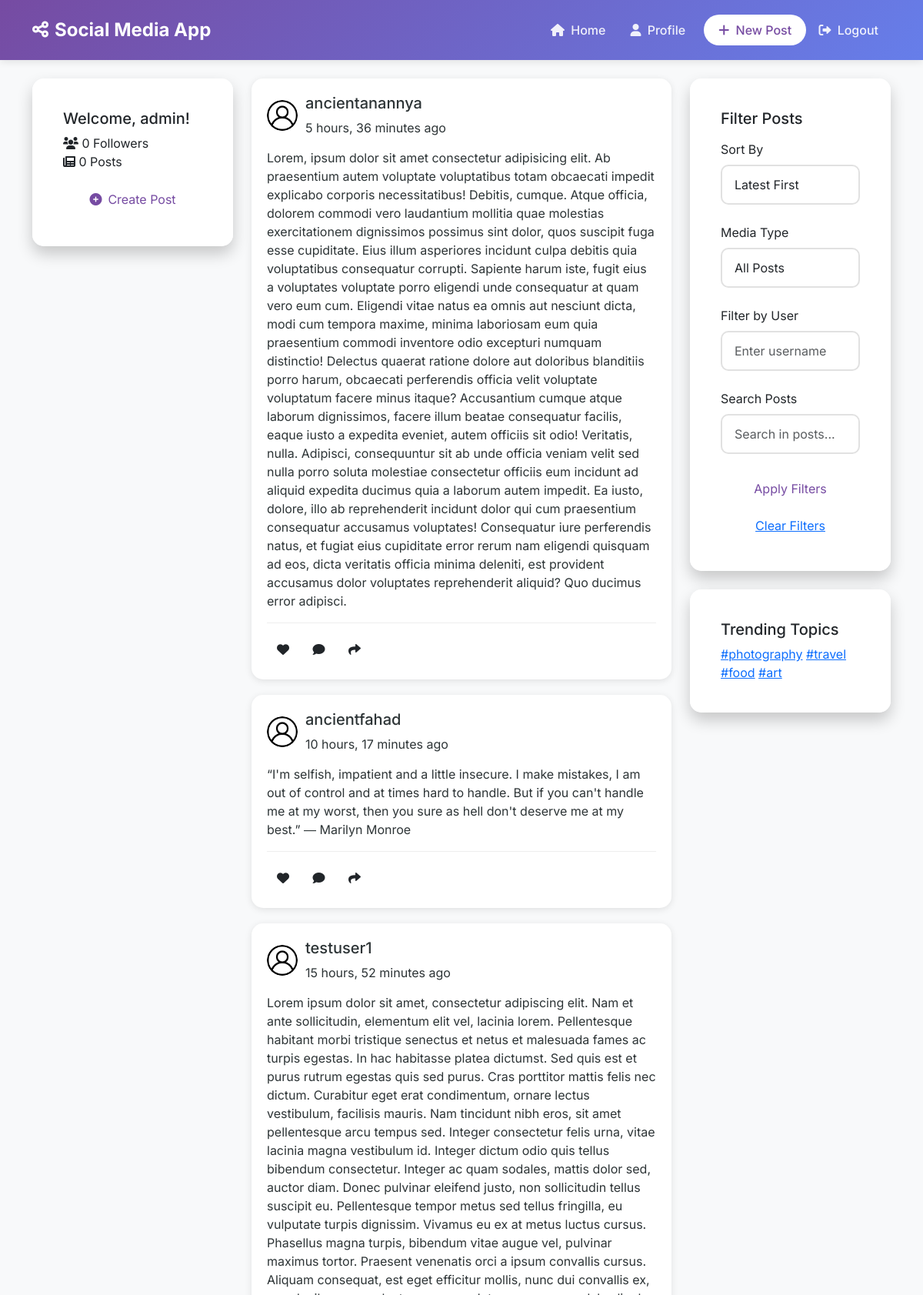
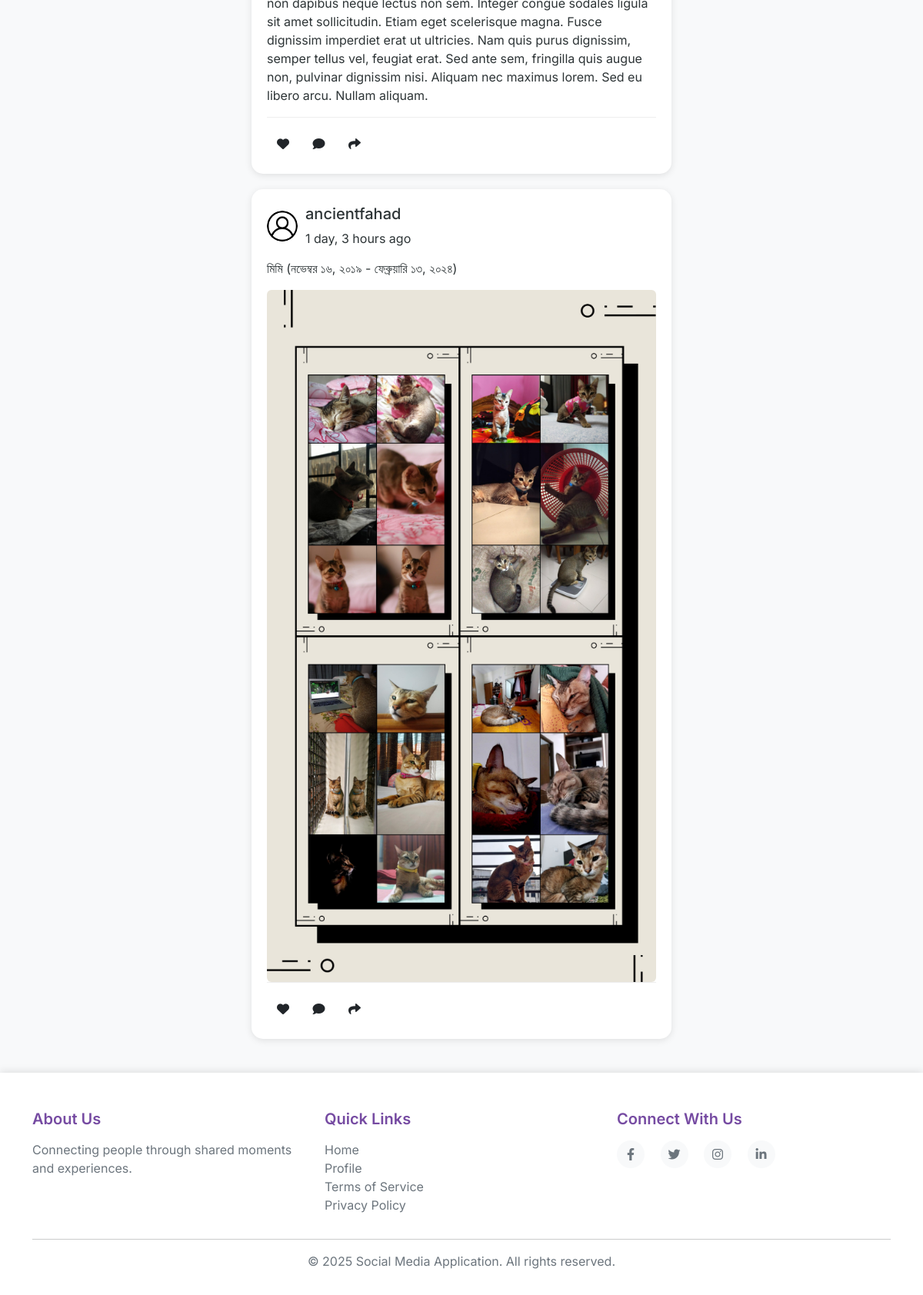
The app's page / (signed in) with its own data (2 pictures, top to bottom).
### core/models.py (models this page shows, shortened)
class Post(models.Model):
    user = models.ForeignKey(User, on_delete=models.CASCADE, related_name='posts')
    content = models.TextField()
    image = models.ImageField(upload_to='posts/', blank=True, null=True)
    created_at = models.DateTimeField(auto_now_add=True)
    updated_at = models.DateTimeField(auto_now=True)
    class Meta:
        ordering = ['-created_at']

### core/views.py (the view)
# urls.py: path('', views.HomeView.as_view(), name='home'),
class HomeView(ListView):
    model = Post
    template_name = 'core/home.html'
    context_object_name = 'posts'
    paginate_by = 10
    def get_queryset(self):
        queryset = Post.objects.all()
        date_filter = self.request.GET.get('date', 'latest')
        if date_filter == 'oldest':
            queryset = queryset.order_by('created_at')
        else:
            queryset = queryset.order_by('-created_at')
        media_filter = self.request.GET.get('media', 'all')
        print(f"HomeView - Media filter: {media_filter}")
        if media_filter == 'text':
            queryset = queryset.filter(Q(image__isnull=True) | Q(image=''))
            print(f"HomeView - Text-only posts: {queryset.count()}")
        elif media_filter == 'images':
            queryset = queryset.exclude(Q(image__isnull=True) | Q(image=''))
            print(f"HomeView - Image posts: {queryset.count()}")
        user_filter = self.request.GET.get('user', '')
        if user_filter:
            queryset = queryset.filter(user__username__iexact=user_filter)
        search_query = self.request.GET.get('q', '')
        if search_query:
            queryset = queryset.filter(content__icontains=search_query)
        print(f"HomeView - Final queryset count: {queryset.count()}")
        return queryset
    def get_context_data(self, **kwargs):
        context = super().get_context_data(**kwargs)
        context['date_filter'] = self.request.GET.get('date', 'latest')
        context['media_filter'] = self.request.GET.get('media', 'all')
        context['user_filter'] = self.request.GET.get('user', '')
        context['search_query'] = self.request.GET.get('q', '')
        return context

### templates/core/home.html (shortened to what this page needs)
{% extends 'base.html' %}
{% load static %}
{% block content %}
<div class="home-container">
    <div class="row">
        <div class="col-lg-3 d-none d-lg-block">
            <div class="card sidebar-card">
                <div class="card-body">
                    <h5 class="sidebar-title">Welcome{% if user.is_authenticated %}, {{ user.username }}{% endif %}!</h5>
                    <div class="quick-stats">
                        <div class="stat-item">
                            <i class="fas fa-users"></i>
                            <span>{{ user.followers.count|default:"0" }} Followers</span>
                        </div>
                        <div class="stat-item">
                            <i class="fas fa-newspaper"></i>
                            <span>{{ user.posts.count|default:"0" }} Posts</span>
                        </div>
                    </div>
                    {% if user.is_authenticated %}
                        <button class="btn btn-custom-primary w-100 mt-3" data-bs-toggle="modal" data-bs-target="#createPostModal">
                            <i class="fas fa-plus-circle me-2"></i>Create Post
                        </button>
                    {% endif %}
                </div>
            </div>
        </div>
        <div class="col-lg-6">
            <div class="posts-container">
                {% for post in posts %}
                    <div class="post-card fade-in">
                        <div class="post-header">
                            <div class="user-info">
                                <img src="{{ post.user.profile.avatar.url|default:'/static/images/default-avatar.png' }}"
                                     class="user-avatar" alt="Profile picture">
                                <div class="user-details">
                                    <h5 class="username">{{ post.user.username }}</h5>
                                    <span class="post-time">{{ post.created_at|timesince }} ago</span>
                                </div>
                            </div>
                        </div>
                        <div class="post-content">
                            <p>{{ post.content }}</p>
                            {% if post.image %}
                                <div class="post-image">
                                    <img src="{{ post.image.url }}" class="img-fluid rounded" alt="Post image"
                                         onclick="openImageModal(this.src)">
                                </div>
                            {% endif %}
                        </div>
                        <div class="post-footer">
                            <div class="interaction-buttons">
                                <button class="btn btn-like {% if user in post.likes.all %}active{% endif %}"
                                        data-post-id="{{ post.id }}">
                                    <i class="fas fa-heart"></i>
                                </button>
                                <button class="btn btn-comment" onclick="">
                                    <i class="fas fa-comment"></i>
                                </button>
                                <button class="btn btn-share" onclick="">
                                    <i class="fas fa-share"></i>
                                </button>
                            </div>
                        </div>
                    </div>
                {% endfor %}
            </div>
        </div>
        <div class="col-lg-3 d-none d-lg-block">
            <div class="card sidebar-card mb-4">
                <div class="card-body">
                    <h5 class="sidebar-title">Filter Posts</h5>
                    <form method="GET" action="" class="mt-3">
                        <div class="form-group">
                            <label class="form-label">Sort By</label>
                            <select name="date" class="form-control">
                                <option value="latest" {% if date_filter == 'latest' %}selected{% endif %}>Latest First</option>
                            </select>
                        </div>
                        <div class="form-group">
                            <label class="form-label">Media Type</label>
                            <select name="media" class="form-control">
                                <option value="all" {% if media_filter == 'all' %}selected{% endif %}>All Posts</option>
                            </select>
                        </div>
                        <div class="form-group">
                            <label class="form-label">Filter by User</label>
                            <input type="text" name="user" class="form-control" value="{{ user_filter }}"
                                   placeholder="Enter username">
                        </div>
                        <div class="form-group mb-4">
                            <label class="form-label">Search Posts</label>
                            <input type="text" name="q" class="form-control" value="{{ search_query }}"
                                   placeholder="Search in posts...">
                        </div>
                        <button type="submit" class="btn btn-custom-primary w-100">
                            Apply Filters
                        </button>
                        {% if date_filter or media_filter or user_filter or search_query %}
                            <a href="?" class="btn btn-link w-100 mt-2">Clear Filters</a>
                        {% endif %}
                    </form>
                </div>
            </div>
            <div class="card sidebar-card">
                <div class="card-body">
                    <h5 class="sidebar-title">Trending Topics</h5>
                    <div class="trending-tags">
                        <a href="#" class="tag">#photography</a>
                        <a href="#" class="tag">#travel</a>
                        <a href="#" class="tag">#food</a>
                        <a href="#" class="tag">#art</a>
                    </div>
                </div>
            </div>
        </div>
    </div>
</div>
{% endblock %}

### static/css/style.css (style rules this page uses)
:root { --primary-color: #764ba2; --secondary-color: #667eea; --background-color: #f8f9fa; --text-color: #2d3436; --navbar-height: 70px; }
body { font-family: 'Inter', sans-serif; background-color: var(--background-color); color: var(--text-color); min-height: 100vh; display: flex; flex-direction: column; }
.btn-custom-primary { background-color: white; color: var(--primary-color) !important; border-radius: 20px; padding: 0.5rem 1.2rem !important; transition: all 0.3s ease; }
.card { border: none; border-radius: 15px; box-shadow: 0 10px 20px rgba(0,0,0,0.2); backdrop-filter: blur(10px); background: rgba(255, 255, 255, 0.95); transition: transform 0.3s ease; }
.card-body { padding: 2.5rem; }
.form-group { margin-bottom: 1.5rem; position: relative; }
.form-control { border-radius: 10px; padding: 0.75rem 1rem; border: 2px solid #e1e1e1; transition: all 0.3s ease; }
.post-card { background: white; border-radius: 15px; border: none; box-shadow: 0 2px 10px rgba(0,0,0,0.1); margin-bottom: 20px; padding: 20px; }
.post-header { display: flex; justify-content: space-between; align-items: center; margin-bottom: 15px; }
.user-info { display: flex; align-items: center; }
.user-avatar { width: 40px; height: 40px; border-radius: 50%; margin-right: 10px; object-fit: cover; }
.post-footer { border-top: 1px solid #eee; padding-top: 15px; }
.fade-in { animation: fadeIn 0.5s ease; }

### records on screen
Post: user.username "ancientanannya", created_at "5 hours, 36 minutes", content "Lorem, ipsum dolor sit amet consectetur adipisicing elit. Ab praesentium autem voluptate voluptatibus totam obcaecati impedit explicabo corporis necessitatibus! Debitis, cumque. Atque officia, dolorem commodi vero laudantium mollitia quae molestias exercitationem dignissimos possimus sint dolor, quos suscipit fuga esse cupiditate. Eius illum asperiores incidunt culpa debitis quia voluptatibus consequatur corrupti. Sapiente harum iste, fugit eius a voluptates voluptate porro eligendi unde consequatur at quam vero eum cum. Eligendi vitae natus ea omnis aut nesciunt dicta, modi cum tempora maxime, minima laboriosam eum quia praesentium commodi inventore odio excepturi numquam distinctio!…"
Post: user.username "ancientfahad", created_at "10 hours, 17 minutes", content "“I'm selfish, impatient and a little insecure. I make mistakes, I am out of control and at times hard to handle. But if you can't handle me at my worst, then you sure as hell don't deserve me at my best.” ― Marilyn Monroe"
Post: user.username "testuser1", created_at "15 hours, 52 minutes", content "Lorem ipsum dolor sit amet, consectetur adipiscing elit. Nam et ante sollicitudin, elementum elit vel, lacinia lorem. Pellentesque habitant morbi tristique senectus et netus et malesuada fames ac turpis egestas. In hac habitasse platea dictumst. Sed quis est et purus rutrum egestas quis sed purus. Cras porttitor mattis felis nec dictum. Curabitur eget erat condimentum, ornare lectus vestibulum, facilisis mauris. Nam tincidunt nibh eros, sit amet pellentesque arcu tempus sed. Integer consectetur felis urna, vitae lacinia magna vestibulum id. Integer dictum odio quis tellus bibendum consectetur. Integer ac quam sodales, mattis dolor sed, auctor diam. Donec pulvinar eleifend justo, non…"
Post: user.username "ancientfahad", created_at "1 day, 3 hours", content "মিমি (নভেম্বর ১৬, ২০১৯ - ফেব্রুয়ারি ১৩, ২০২৪)", image (picture)

### other values on screen
{{ user.username }} "admin"
{{ user.followers.count|default:"0" }} "0"
{{ user.posts.count|default:"0" }} "0"
